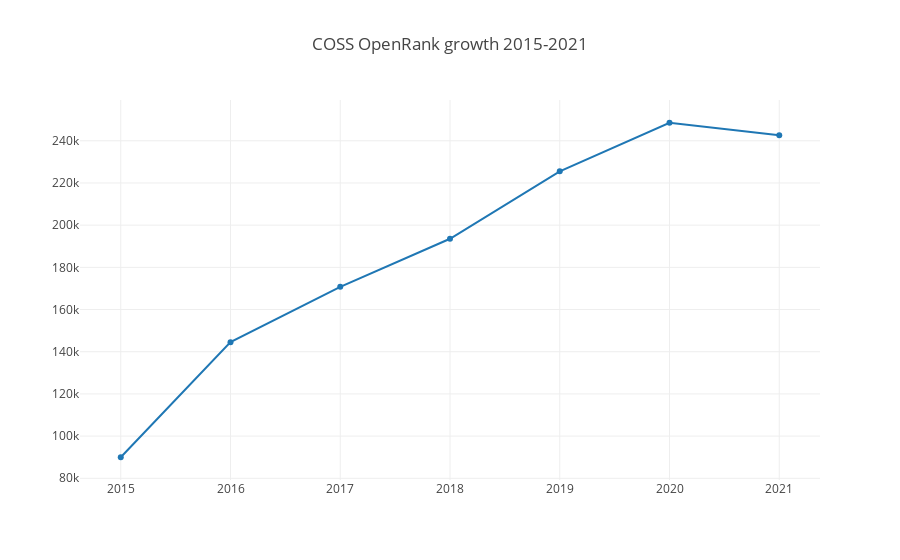

Notebook cell for this chart:
### Markdown cell above
## OpenRank growth for global COSS

### Code cell
openDigger.index.openrank.getRepoOpenrank({
    labelUnion: [':companies/coss'],
    startYear: 2015,
    endYear: 2021,
    startMonth: 1,
    endMonth: 12,
    groupTimeRange: 'year',
    groupBy: 'Company',
    limit: -1,
    order: 'DESC',
}).then(data => {
    var x = [2015, 2016, 2017, 2018, 2019, 2020, 2021];
    var y = [];
    for (var i = 0; i < x.length; i++) {
        var openrank = 0;
        data.forEach(row => openrank += row.openrank[i] ?? 0);
        y.push(openrank);
    }
    openDigger.render.plotly([{
        x,
        y,
        name: 'openrank',
    }], {title: 'COSS OpenRank growth 2015-2021'});
});

### Figure 1 — Plotly figure (JSON) as saved in the notebook; plotly's stock layout.template omitted (floating-point values rounded to 4 significant figures)
{"data": [{"name": "openrank", "x": [2015, 2016, 2017, 2018, 2019, 2020, 2021], "y": [89970.0, 144500.0, 170800.0, 193600.0, 225500.0, 248500.0, 242600.0]}], "layout": {"autosize": true, "title": {"text": "COSS OpenRank growth 2015-2021"}, "xaxis": {"autorange": true, "range": [2015.0, 2021.0], "type": "linear"}, "yaxis": {"autorange": true, "range": [76890.0, 261600.0], "type": "linear"}}}
